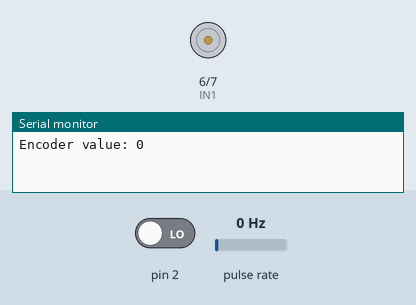
Simulated run of this program. Board: Arduino Mega 2560, built with avr-gcc and run on an emulated ATmega2560. On the bench: motor-driver pin pairs drawn as motors (green arrow = first pin HIGH = forward, orange = second pin HIGH = backward, longer = more drive, scaled by the enable pin), the last lines printed to the serial monitor. Wiring (inferred from the names in the program): pulse sensor: data pin 3. Inputs (shaded band) come from the test bench; at power-on: pin 2 LOW, pulse rate 0 Hz.

Above: at 0.1 s.
At 1.1 s:
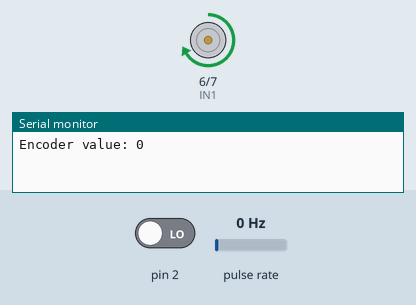
At 5.1 s:
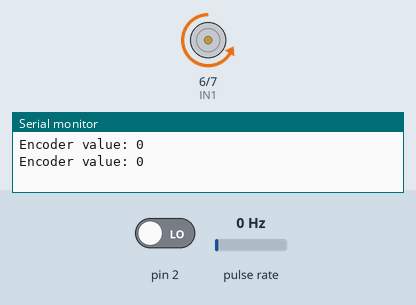
Timing chart, 0 to 8.5 s (numbered marks = the images above):
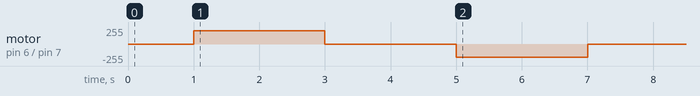

The program:

main.cpp
```cpp
#include <Arduino.h>
#include <L298NX2.h>

// Pin setup
const int ENA = 5;   // PWM pin for speed control
const int IN1 = 6;   // Direction pin 1
const int IN2 = 7;   // Direction pin 2

int encoderPin1 = 3; // A phase
int encoderPin2 = 4; // B phase
volatile int lastEncoded = 0;
volatile long encoderValue = 0;
volatile long correctEncoderValue = 0;
long lastencoderValue = 0;

int lastMSB = 0;
int lastLSB = 0;

void updateEncoder();

void setup() {

  // Set up serial port display
  Serial.begin (9600);

  // Set motor control pins as outputs
  pinMode(ENA, OUTPUT);
  pinMode(IN1, OUTPUT);
  pinMode(IN2, OUTPUT);

  // Set up encoder pins as inputs
  pinMode(encoderPin1, INPUT);
  pinMode(encoderPin2, INPUT);
  digitalWrite(encoderPin1, HIGH); //turn pullup resistor on
  digitalWrite(encoderPin2, HIGH); //turn pullup resistor on
  attachInterrupt(0, updateEncoder, CHANGE);
  attachInterrupt(1, updateEncoder, CHANGE);


  // Start of program

    // Write encoder values to terminal
    correctEncoderValue = encoderValue/4;
    Serial.println("Encoder value: " + String(correctEncoderValue));
    delay(1000);

    // Move forward
    digitalWrite(IN1, HIGH);
    digitalWrite(IN2, LOW);
    analogWrite(ENA, 200); // Speed: 0–255
    delay(2000);           // Run for 2 seconds

    // Stop
    analogWrite(ENA, 0);
    delay(1000);

    // Write encoder values to terminal
    correctEncoderValue = encoderValue/4;
    Serial.println("Encoder value: " + String(correctEncoderValue));
    delay(1000);

    // Move backward
    digitalWrite(IN1, LOW);
    digitalWrite(IN2, HIGH);
    analogWrite(ENA, 200);
    delay(2000);

    // Stop again
    analogWrite(ENA, 0);
    delay(1000);

    // Write encoder values to terminal
    correctEncoderValue = encoderValue/4;
    Serial.println("Encoder value: " + String(correctEncoderValue));
    delay(1000);


}

void loop() {


}

void updateEncoder(){
  int MSB = digitalRead(encoderPin1); //MSB = most significant bit
  int LSB = digitalRead(encoderPin2); //LSB = least significant bit

  int encoded = (MSB << 1) |LSB; //converting the 2 pin value to single number
  int sum  = (lastEncoded << 2) | encoded; //adding it to the previous encoded value

  if(sum == 0b1101 || sum == 0b0100 || sum == 0b0010 || sum == 0b1011) encoderValue ++;
  if(sum == 0b1110 || sum == 0b0111 || sum == 0b0001 || sum == 0b1000) encoderValue --;

  lastEncoded = encoded; //store this value for next time
}
```
